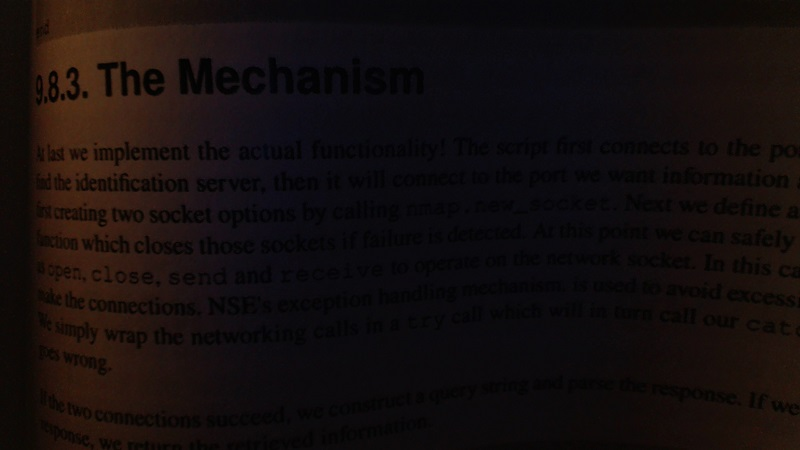
#> input picture bookpage.jpg, 800 x 450 px, given in place of the camera
$ jupyter execute 9_MorphologicalTransformation.ipynb
#> lines starting #> are read from the running program, lines starting #| are printed output that depends on the picture; after the words box and inside, x2 and y2 are one past the last pixel; in counts of white or black regions, pixels touching at a corner belong together
[cell 1]
import cv2
import numpy as np

[cell 2]
# to remove white noise

[cell 3]
cap = cv2.VideoCapture(0)

while True:
    _, frame = cap.read()
#> frame is the input picture: shape (450, 800, 3); mean B, G, R 13.4, 13.6, 20.3
    hsv = cv2.cvtColor(frame, cv2.COLOR_BGR2HSV)
#> hsv: shape (450, 800, 3); mean H, S, V 81.2, 108.8, 21.8

    # green mobile forest screen
    lower_black = np.array([70, 50, 0])
    upper_black = np.array([120, 150, 255])

    mask = cv2.inRange(hsv, lower_black, upper_black)
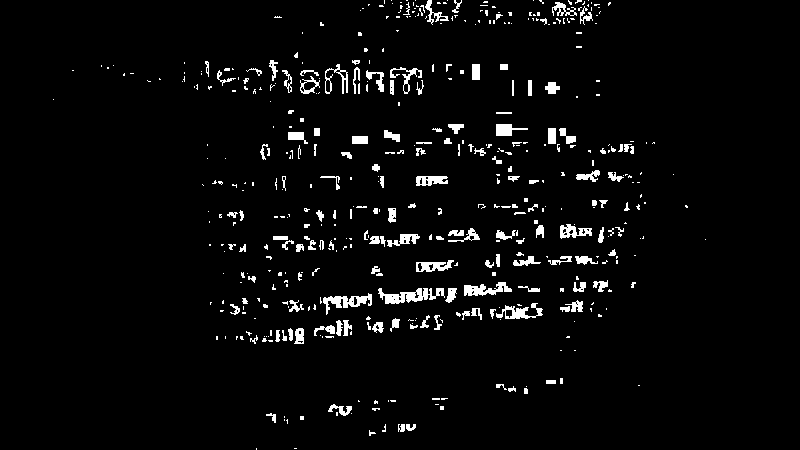
#> mask: shape (450, 800); 3.7% white; 479 white regions (326 under 20 px), largest, box (x1, y1, x2, y2) and area: (378, 288, 445, 304) 548, (323, 293, 372, 315) 411, (464, 282, 512, 296) 364
    res = cv2.bitwise_and(frame, frame, mask=mask)

    # morphological transformation
    # erosion
    kernel = np.ones((5, 5), np.uint8)
    erosion = cv2.erode(mask, kernel, iterations=1)
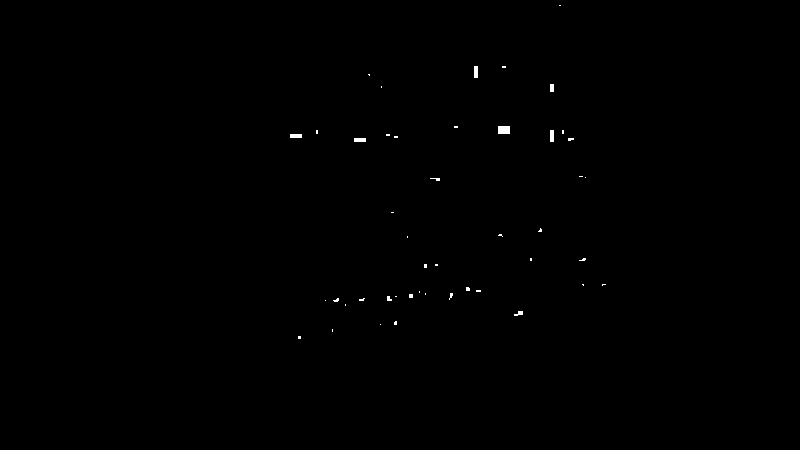
#> erosion: shape (450, 800); 0.18% white; 46 white regions (39 under 20 px), largest, box (x1, y1, x2, y2) and area: (498, 126, 510, 134) 96, (474, 66, 478, 78) 48, (550, 130, 554, 142) 48

    # dilation - opposite of erosion
    dilation = cv2.dilate(mask, kernel, iterations=1)
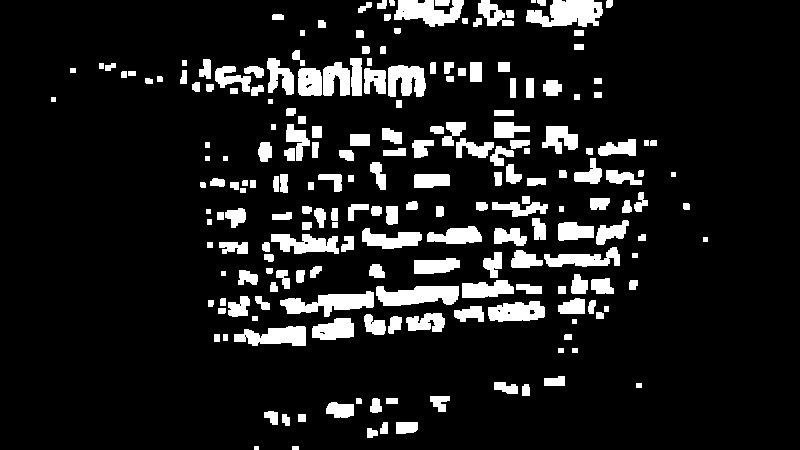
#> dilation: shape (450, 800); 11.5% white; 210 white regions (1 under 20 px), largest, box (x1, y1, x2, y2) and area: (526, 0, 603, 27) 1489, (280, 291, 374, 317) 1299, (376, 286, 459, 306) 1282

    # opening and closing
    # opening - goal is to remove 'false positive' - remove noise from background
    # closing - remove false negative - remove noise from the image
    opening = cv2.morphologyEx(mask, cv2.MORPH_OPEN, kernel)
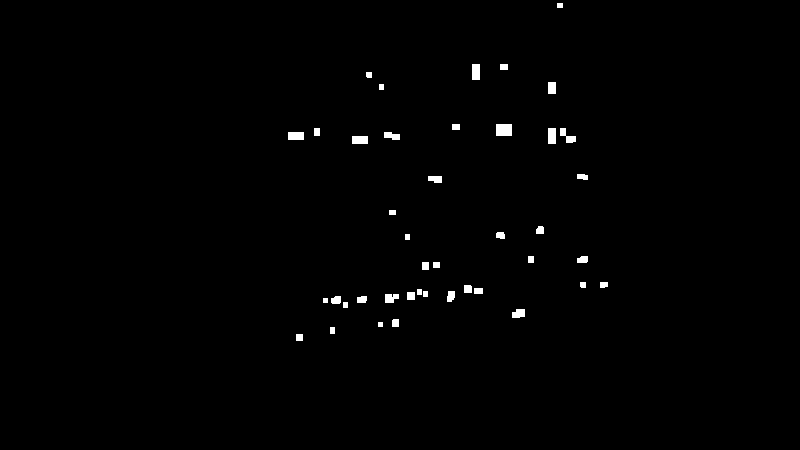
#> opening: shape (450, 800); 0.76% white; 42 white regions, largest, box (x1, y1, x2, y2) and area: (496, 124, 512, 136) 192, (472, 64, 480, 80) 128, (548, 128, 556, 144) 128
    closing = cv2.morphologyEx(mask, cv2.MORPH_CLOSE, kernel)
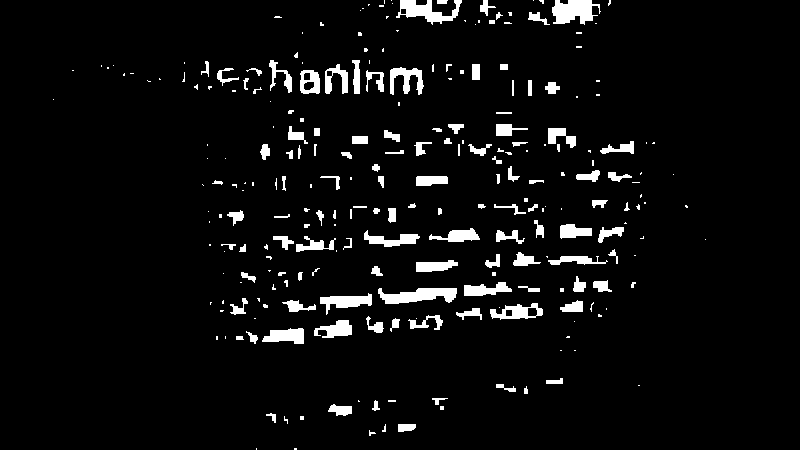
#> closing: shape (450, 800); 5% white; 257 white regions (136 under 20 px), largest, box (x1, y1, x2, y2) and area: (552, 0, 601, 25) 835, (378, 288, 457, 304) 834, (396, 0, 462, 25) 751

    # tophat - difference between input image and opening of the image
    # blackhate - difference between closing of the image and input image

    cv2.imshow('frame', frame)
    cv2.imshow('res', res)
    cv2.imshow('erosion', erosion)
    cv2.imshow('dilation', dilation)
    cv2.imshow('opening', opening)
    cv2.imshow('closing', closing)

    k = cv2.waitKey(5) & 0xFF
#> (key Esc is pressed here)
    if (k == 27):
        break

cv2.destroyAllWindows()
cap.release()
